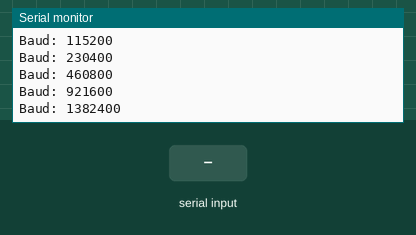
Simulated run of this sketch. Board: Arduino Uno, built with avr-gcc and run on an emulated ATmega328P. Shown: the last lines printed to the serial monitor. The inputs (shaded band) are chosen by the test bench.

Above: at 16.3 s.
16.4 s: "1" received over the second serial link
At 17.6 s:
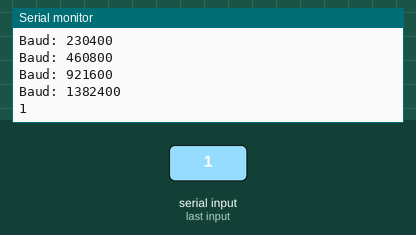
17.9 s: "0" received over the second serial link
At 18.9 s:
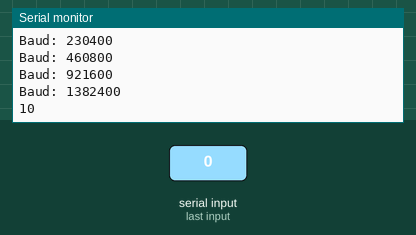
Timing chart, 0 to 20.9 s (numbered marks = the images above; inputs shaded):
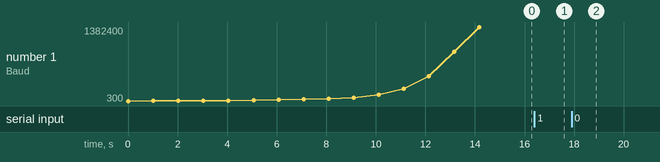

The sketch:

testeBlueto.ino
```cpp
#include <SoftwareSerial.h>
SoftwareSerial mySerial(0, 1); // RX, TX

long BaudRate[] = {300,1200,2400,4800,9600,14400,19200,28800,38400,57600,115200,230400,460800,921600,1382400};

void setup()
{
  Serial.begin(9600);
  Serial.println("Finding Baud");

  for(int x=0; x < 15;x++){
    Serial.print("Baud: ");
    Serial.println(BaudRate[x]);

    mySerial.begin(BaudRate[x]);
    delay(10);
    mySerial.write("AT");
    delay(1000);

    if (mySerial.available()){
     String strData;
      while (mySerial.available()){
        strData += (char)mySerial.read();
      }
      Serial.println(strData);
      break;
    }
    mySerial.end();
  }
  //mySerial.begin(1200);
  //mySerial.begin(2400);
  //mySerial.begin(4800);
  //mySerial.begin(57600);
  //mySerial.begin(19200);
  //mySerial.begin(38400);
  //mySerial.begin(57600);
  //mySerial.begin(115200);
  //mySerial.begin(230400);
  mySerial.begin(460800);
  //mySerial.begin(921600);
  //mySerial.begin(1382400);
}

void loop()
{
  if (Serial.available()){
    mySerial.write(Serial.read());
  }
  if (mySerial.available()){
    Serial.write(mySerial.read());
  }
}
```

Measured:
- after the input at 16.4 s, the serial monitor: prints a new line at once (image 1)
- after the input at 17.9 s, the serial monitor: prints a new line at once (image 2)
